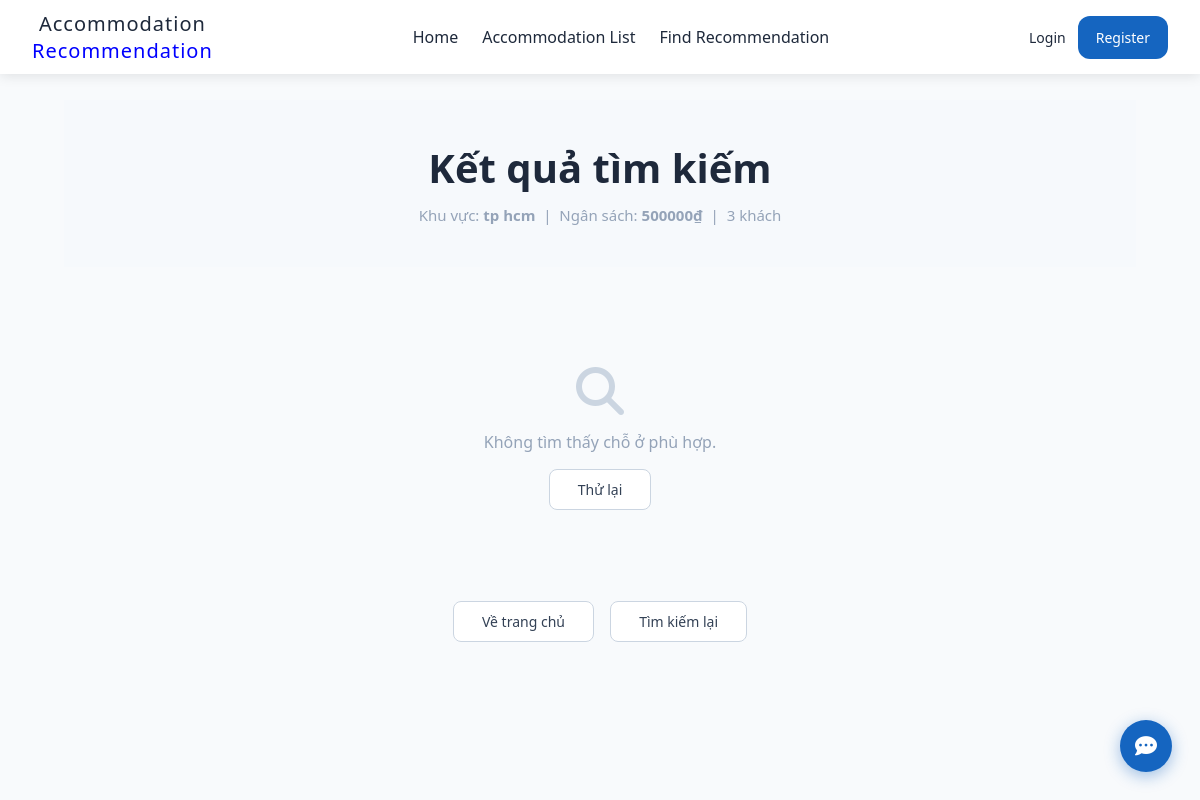
Screenshot of /recommendations/2/ with the database file from the repository.
### preferences/models.py (models this page shows, shortened)
class UserPreference(models.Model):
    TYPE_CHOICES = [
        ('hotel', 'Hotel'),
        ('homestay', 'Homestay'),
        ('hostel', 'Hostel'),
        ('apartment', 'Apartment'),
    ]
    area = models.CharField(max_length=100)
    budget = models.IntegerField()
    guest_count = models.IntegerField()
    preferred_type = models.CharField(max_length=20, choices=TYPE_CHOICES, blank=True, null=True)
    required_amenities = models.JSONField(default=list, blank=True)
    created_at = models.DateTimeField(auto_now_add=True)

### recommendations/views.py (the view)
# urls.py: path('<int:pref_id>/', views.recommendation_result, name='recommendation_result'),
def recommendation_result(request, pref_id):
    preference = get_object_or_404(UserPreference, id=pref_id)
    accommodations = get_candidate_accommodations(preference)
    scored_results = []
    for item in accommodations:
        scored_results.append((item, calculate_matching_score(item, preference)))
    scored_results.sort(key=lambda x: x[1], reverse=True)
    count = min(len(scored_results), 5)
    final_output = scored_results[:count]
    return render(request, 'recommendations/recommendation_result.html',
    {
        'preference': preference,
        'results': final_output
    })

### recommendations/services.py (called while the page is built)
def get_candidate_accommodations(preference) -> list[Accommodation]:
    base_qs = Accommodation.objects.filter(capacity__gte=preference.guest_count)
    if preference.budget and preference.budget > 0:
        base_qs = base_qs.filter(price_per_night__lte=preference.budget)
    unique_items: dict[str, Accommodation] = {}
    for item in base_qs:
        unique_items.setdefault(item.name, item)
    candidates = list(unique_items.values())
    return [item for item in candidates if area_matches(item.area, preference.area)]

### templates/recommendations/recommendation_result.html
{% extends 'base.html' %}
{% load static %}
{% block content %}
<div class="rec-page">
    <div class="section-title" style="margin-bottom: 32px;">
        <h1 class="section-heading">Kết quả tìm kiếm</h1>
        <p class="section-subtitle">
            Khu vực: <strong>{{ preference.area }}</strong> &nbsp;|&nbsp;
            Ngân sách: <strong>{{ preference.budget|floatformat:0 }}₫</strong> &nbsp;|&nbsp;
            {{ preference.guest_count }} khách
        </p>
    </div>
    <div class="acc-list">
        {% for item, score in results %}
        <a href="{% url 'accommodation_detail' item.pk %}" class="acc-card">
            <div class="acc-img-wrap">
                {% if item.image_url %}
                    <img src="{{ item.image_url }}" alt="{{ item.name }}" class="acc-img" />
                {% else %}
                    <div class="acc-img acc-img-placeholder">
                        <i class="fa-solid fa-building" style="font-size:40px; color:#cbd5e1;"></i>
                    </div>
                {% endif %}
                {% if score >= 4.5 %}
                    <div class="rec-score-badge badge-excellent">Xuất sắc ★</div>
                {% elif score >= 3.5 %}
                    <div class="rec-score-badge badge-good">Phù hợp</div>
                {% else %}
                    <div class="rec-score-badge badge-ok">Tạm được</div>
                {% endif %}
            </div>
            <div class="acc-body">
                <div class="acc-top">
                    <div>
                        <p class="acc-type">{{ item.accommodation_type }}</p>
                        <p class="acc-name">{{ item.name }}</p>
                        <p class="acc-address">
                            <i class="fa-solid fa-location-dot"></i>
                            {{ item.address }}, {{ item.area }}
                        </p>
                    </div>
                    <div class="acc-rating">★ {{ item.rating }}</div>
                </div>
                <p class="acc-desc">{{ item.description }}</p>
                <div class="score-bar-wrap">
                    <span class="score-label">Độ phù hợp</span>
                    <div class="score-bar">
                        {% widthratio score 5 100 as score_pct %}
                        <div class="score-fill" style="width: {{ score_pct }}%;"></div>
                    </div>
                    <span class="score-num">{{ score }}/5</span>
                </div>
                <div class="acc-bottom">
                    <div class="acc-info">
                        <span><i class="fa-solid fa-user"></i> {{ item.capacity }} khách</span>
                        {% for amenity in item.amenities %}
                            <span><i class="fa-solid fa-check"></i> {{ amenity }}</span>
                        {% endfor %}
                    </div>
                    <div class="acc-price-wrap">
                        <p class="acc-price">
                            <span>{{ item.price_per_night|floatformat:0 }}₫</span>/night
                        </p>
                        <button class="hotel-book-btn">Book Now</button>
                    </div>
                </div>
            </div>
        </a>
        {% empty %}
            <div style="text-align:center; padding: 60px 20px; grid-column: 1/-1;">
                <i class="fa-solid fa-magnifying-glass" style="font-size:48px; color:#cbd5e1; display:block; margin-bottom:16px;"></i>
                <p style="color:#94a3b8; font-size:16px;">Không tìm thấy chỗ ở phù hợp.</p>
                <a href="/preferences/" class="view-all-btn" style="margin-top:16px; display:inline-block;">Thử lại</a>
            </div>
        {% endfor %}
    </div>
    <div style="text-align:center; margin-top: 40px;">
        <a href="/" class="view-all-btn">Về trang chủ</a>
        <a href="/preferences/" class="view-all-btn" style="margin-left:12px;">Tìm kiếm lại</a>
    </div>
</div>
{% endblock %}

### static/css.css (style rules this page uses)
* { margin: 0; padding: 0; box-sizing: border-box; }
.body { background-color: white; font-family: system-ui, -apple-system, BlinkMacSystemFont, "Segoe UI", Roboto, sans-serif; }
.section-title { display: flex; flex-direction: column; align-items: center; text-align: center; padding: 40px 0; background-color: #f6f9fc; }
.section-heading { font-size: 40px; font-weight: 700; color: #1e293b; margin: 0; }
.section-subtitle { font-size: 15px; color: #94a3b8; margin-top: 8px; max-width: 680px; line-height: 1.6; }
.view-all-btn { margin-top: 52px; padding: 10px 28px; border: 1px solid #cbd5e1; border-radius: 8px; background: #fff; color: #334155; font-size: 14px; font-weight: 500; text-decoration: none; transition: background 0.2s, border-color 0.2s; }
.acc-list { display: flex; flex-direction: column; gap: 24px; margin-top: 40px; }
.rec-page { background: #f8fafc; padding: 100px 64px 80px; min-height: 100vh; }

### rows the page displays
UserPreference: area "tp hcm", budget "500000", guest_count "3"
